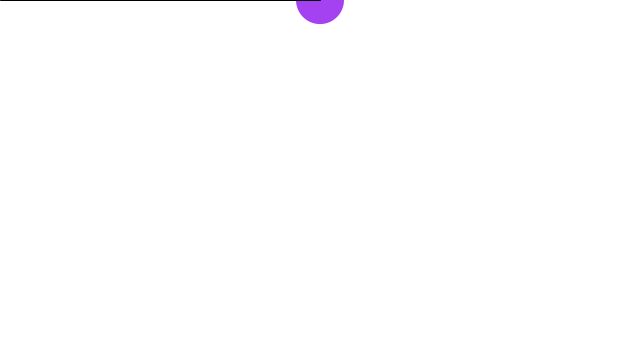
Frame 1 (no input)
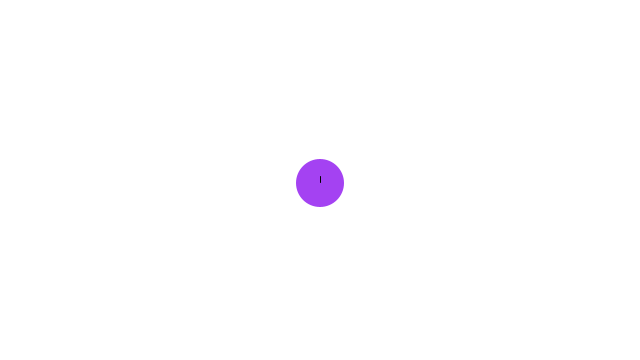
Frame 60 (the mouse pressed at the canvas centre just before this capture)
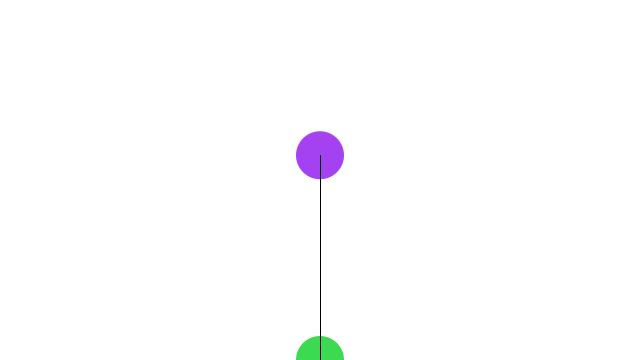
Frame 120 (the mouse held since frame 60 and released just before this capture)

The Processing sketch that drew these frames (run headless with seeded random() and noise(); from frame 60 on, the mouse is pressed at the canvas centre):

// Processing sketch: dropping_balls
// ── dropping_balls.pde

ArrayList<Ball> balls;
int ballWidth = 48;
float pX =0.0; float pY = 0.0;

void setup() {
  size(640, 360);
  noStroke();
  colorMode(RGB);
  
  // Create an empty ArrayList (will store Ball objects)
  balls = new ArrayList<Ball>();
  
  // Start by adding one element
  balls.add(new Ball(width/2, 0, ballWidth));
}

void draw() {
  background(255);
  
  // With an array, we say balls.length, with an ArrayList, we say balls.size()
  // The length of an ArrayList is dynamic
  // Notice how we are looping through the ArrayList backwards
  // This is because we are deleting elements from the list  
  for (int i = balls.size()-1; i >= 0; i--) { 
    // An ArrayList doesn't know what it is storing so we have to cast the object coming out
    Ball ball = balls.get(i);
    ball.move();
    ball.display();
    
    if(i != balls.size())
    {
      stroke(0, ball.getLife());
      line(ball.getX(), ball.getY(), pX, pY );
      noStroke();
    }
    
    pX = ball.getX();
    pY = ball.getY();

    if (ball.finished()) {
      // Items can be deleted with remove()
      balls.remove(i);
    }
    
  }  
  
}

void mousePressed() {
  // A new ball object is added to the ArrayList (by default to the end)
  balls.add(new Ball(mouseX, mouseY, ballWidth));
}


// ── Ball.pde

class Ball {
  
  float x;
  float y;
  float speed;
  float gravity;
  float w;
  float life = 1000;
  float mood1;
  float mood2;
  float mood3;
  
  
  Ball(float tempX, float tempY, float tempW) {
    x = tempX;
    y = tempY;
    w = tempW;
    speed = 0;
    gravity = 0.1;
    mood1 = random(255);
    mood2 = random(255);
    mood3 = random(255);

  }
  
    float getX() { return x;}
    float getY() { return y;}
    float getLife() { return life;}
    
    
    void move() {
    // Add gravity to speed
    speed = speed + gravity;
    // Add speed to y location
    y = y + speed;
    // If square reaches the bottom
    // Reverse speed
    if (y > height) {
      // Dampening
      speed = speed * -0.9;
      y = height;
    }
  }
  
  boolean finished() {
    // Balls fade out
    life--;
    if (life < 0) {
      return true;
    } else {
      return false;
    }
  }
  
  void display() {
    // Display the circle
    fill(mood1,mood2,mood3,life);
    //fill(255,0,0);
    //stroke(0,life);
    ellipse(x,y,w,w);
  }
}  
